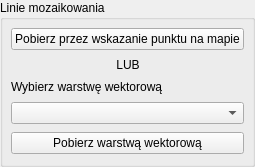
         <widget class="QgsCollapsibleGroupBox" name="linie_mozaikowania_groupBox">
          <property name="enabled">
           <bool>true</bool>
          </property>
          <property name="title">
           <string>Linie mozaikowania</string>
          </property>
          <property name="collapsed">
           <bool>true</bool>
          </property>
          <property name="saveCollapsedState">
           <bool>false</bool>
          </property>
          <layout class="QVBoxLayout" name="verticalLayout_15">
           <property name="leftMargin">
            <number>8</number>
           </property>
           <property name="topMargin">
            <number>8</number>
           </property>
           <property name="rightMargin">
            <number>8</number>
           </property>
           <property name="bottomMargin">
            <number>10</number>
           </property>
           <property name="spacing">
            <number>8</number>
           </property>
           <item>
            <widget class="QPushButton" name="linie_mozaikowania_capture_btn">
             <property name="text">
              <string>Pobierz przez wskazanie punktu na mapie</string>
             </property>
             <property name="cursor">
              <cursorShape>PointingHandCursor</cursorShape>
             </property>
             <property name="icon">
              <iconset>
               <normaloff>../images/pin.svg</normaloff>../images/pin.svg</iconset>
             </property>
             <property name="role" stdset="0">
              <string notr="true">primary</string>
             </property>
            </widget>
           </item>
           <item>
            <layout class="QHBoxLayout" name="horizontalLayout_or_linie_mozaikowania">
             <property name="spacing">
              <number>0</number>
             </property>
             <item>
              <widget class="QFrame" name="line_or_l_linie_mozaikowania">
               <property name="sizePolicy">
                <sizepolicy hsizetype="Expanding" vsizetype="Fixed">
                 <horstretch>1</horstretch>
                 <verstretch>0</verstretch>
                </sizepolicy>
               </property>
               <property name="frameShape">
                <enum>QFrame::NoFrame</enum>
               </property>
              </widget>
             </item>
             <item>
              <widget class="QLabel" name="label_30">
               <property name="text">
                <string>LUB</string>
               </property>
               <property name="alignment">
                <set>Qt::AlignCenter</set>
               </property>
               <property name="role" stdset="0">
                <string notr="true">divider</string>
               </property>
              </widget>
             </item>
             <item>
              <widget class="QFrame" name="line_or_r_linie_mozaikowania">
               <property name="sizePolicy">
                <sizepolicy hsizetype="Expanding" vsizetype="Fixed">
                 <horstretch>1</horstretch>
                 <verstretch>0</verstretch>
                </sizepolicy>
               </property>
               <property name="frameShape">
                <enum>QFrame::NoFrame</enum>
               </property>
              </widget>
             </item>
            </layout>
           </item>
           <item>
            <widget class="QLabel" name="label_31">
             <property name="text">
              <string>Wybierz warstwę wektorową</string>
             </property>
             <property name="role" stdset="0">
              <string notr="true">field-title</string>
             </property>
            </widget>
           </item>
           <item>
            <widget class="QgsMapLayerComboBox" name="linie_mozaikowania_mapLayerComboBox" />
           </item>
           <item>
            <widget class="QPushButton" name="linie_mozaikowania_arch_fromLayer_btn">
             <property name="text">
              <string>Pobierz warstwą wektorową</string>
             </property>
             <property name="cursor">
              <cursorShape>PointingHandCursor</cursorShape>
             </property>
             <property name="icon">
              <iconset>
               <normaloff>../images/layers.svg</normaloff>../images/layers.svg</iconset>
             </property>
             <property name="role" stdset="0">
              <string notr="true">primary</string>
             </property>
            </widget>
           </item>
          </layout>
         </widget>
